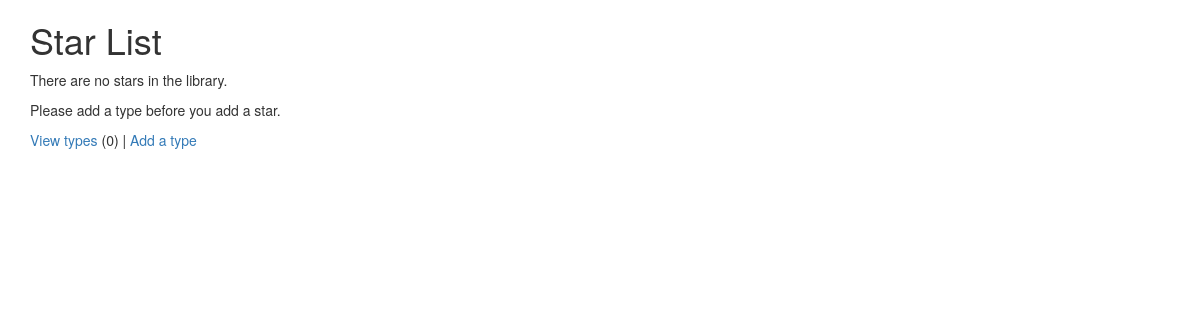
The page /stars/ (signed in) on the database as committed earlier.
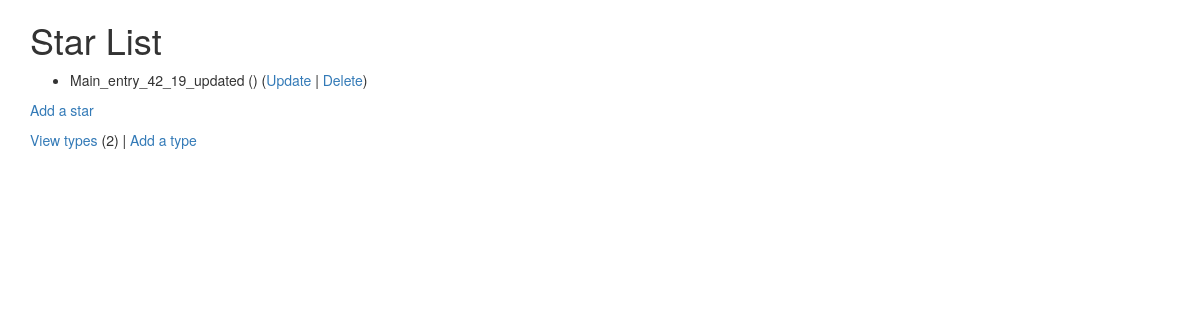
The same page on the database as committed later.
### stars/models.py (models this page shows, shortened)
class Star(models.Model):
    nickname = models.CharField(
            max_length=200,
            validators=[MinLengthValidator(2, "Nickname must be greater than 1 character")]
    )
    mass = models.PositiveIntegerField()
    distance = models.PositiveIntegerField()
    type = models.ForeignKey('Type', on_delete=models.CASCADE, null=False)

### stars/views.py (the view)
# urls.py: path('', views.StarList.as_view(), name='stars'),
class StarList(LoginRequiredMixin, View) :
    def get(self, request):
        tc = Type.objects.all().count();
        sl = Star.objects.all();
        ctx = { 'type_count': tc, 'star_list': sl };
        return render(request, 'stars/star_list.html', ctx)

### stars/templates/stars/star_list.html
{% extends "base.html" %}
{% block content %}
  <h1>Star List</h1>
  {% if star_list %}
  <ul>
    {% for star in star_list %}
      <li>
          {{ star.nickname }} ({{ dog.breed }})
          (<a href="{% url 'star_update' star.id %}">Update</a> |
          <a href="{% url 'star_delete' star.id %}">Delete</a>) <br/>
      </li>
    {% endfor %}
  </ul>
  {% else %}
    <p>There are no stars in the library.</p>
  {% endif %}
  <p>
    {% if type_count > 0 %}
      <a href="{% url 'star_create' %}">Add a star</a>
    {% else %}
      Please add a type before you add a star.
    {% endif %}
  </p>
  <p>
  <a href="{% url 'type_list' %}">View types</a> ({{ type_count }}) |
    <a href="{% url 'type_create' %}">Add a type</a>
  </p>
{% endblock %}

Rows that differ between the two databases and show on the page:
added Star: nickname "Main_entry_42_19_updated"
Other text that changed with them:
{{ type_count }}: "0" → "2"
text no longer shown: "There are no stars in the library. Please add a type before you add a star."
text now shown: "Add a star"
